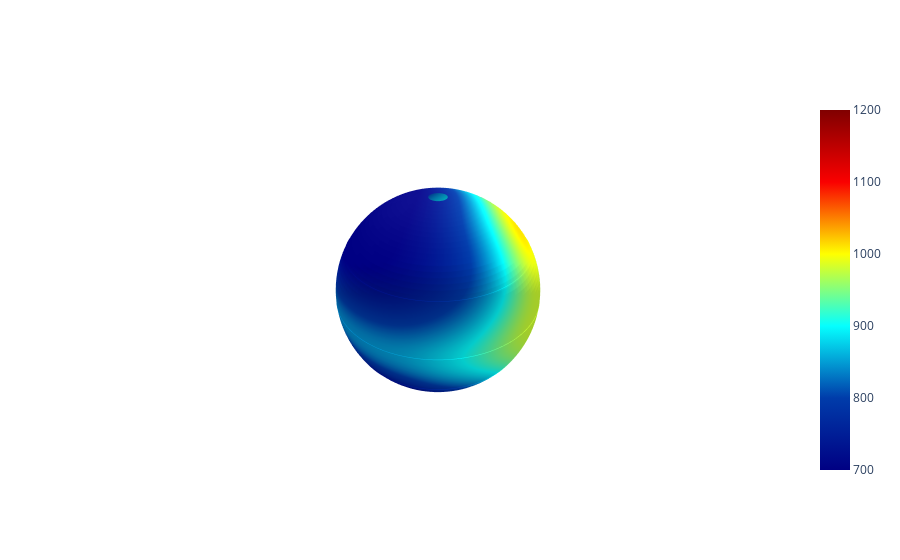

Notebook code cell kept with this figure:
### Markdown cell above
### Plotting temperature data on a sphere

### Code cell
# this is a sphere
theta = uniform_longitudes.values + np.pi
theta= np.append(theta,2*np.pi)
theta = np.insert(theta,0,0)
phi = np.arcsin(gaussian_latitudes.values)+np.pi/2
x = np.outer(np.cos(theta),np.sin(phi))
y = np.outer(np.sin(theta),np.sin(phi))
z = np.outer(np.ones(129),np.cos(phi))


temp_append = (hot_Jupiter_snapshot.values[:,0] + hot_Jupiter_snapshot.values[:,-1])*0.5
temp_append = temp_append.reshape((len(temp_append),1))
input_temp = np.append(hot_Jupiter_snapshot.values,temp_append,axis=1).T

#call plotly
fig= go.Figure(go.Surface(x=x, y=y, z=z,surfacecolor=input_temp,cmax=1200,cmin=700,colorscale='jet'))

fig.update_layout(scene = dict(
                    xaxis = dict(
                         showbackground=False,visible=False),
                    yaxis = dict(
                         showbackground=False,visible=False),
                    zaxis = dict(
                         showbackground=False,visible=False)))

fig.update_traces(contours_z=dict(show=True, usecolormap=True,
                                  highlightcolor="black", project_z=False))

                  
fig.show()

### Figure 1 — Plotly figure (JSON) as saved in the notebook; plotly's stock layout.template omitted (floating-point values rounded to 4 significant figures; data arrays with more than 128 entries replaced by an {"elided": "..."} marker saying what was removed)
{"data": [{"cmax": 1200, "cmin": 700, "colorscale": [[0, "rgb(0,0,131)"], [0.2, "rgb(0,60,170)"], [0.4, "rgb(5,255,255)"], [0.6, "rgb(255,255,0)"], [0.8, "rgb(250,0,0)"], [1, "rgb(128,0,0)"]], "contours": {"z": {"highlightcolor": "black", "project": {"z": false}, "show": true, "usecolormap": true}}, "surfacecolor": {"elided": "129x63 float values"}, "type": "surface", "x": {"elided": "129x63 float values"}, "y": {"elided": "129x63 float values"}, "z": {"elided": "129x63 float values"}}], "layout": {"scene": {"xaxis": {"showbackground": false, "visible": false}, "yaxis": {"showbackground": false, "visible": false}, "zaxis": {"showbackground": false, "visible": false}}}}
